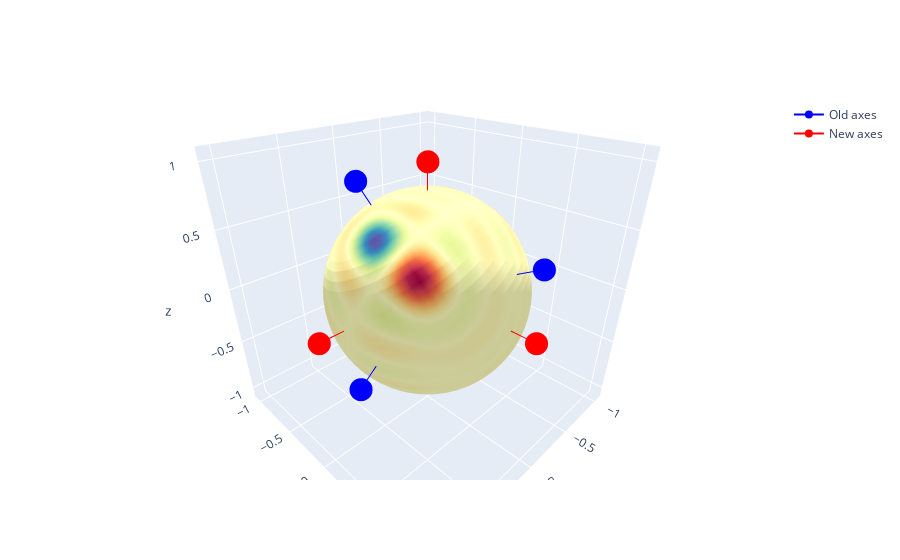

Notebook code cell kept with this figure:
### Markdown cell above
### Reexpansion
If we instead evaluate the rotated expansion in the rotared coordinates, we see a similar result. Note how the field is oriented compared to the original coordinate axes and the new coordinate axes both in this case and in the original unrotated case.
We see that this rotation can be interpreted as reexpanding the field in the rotated coordinate system.

### Code cell
go.Figure([
    go.Surface(x=new_x_mesh, y=new_y_mesh, z=new_z_mesh, surfacecolor=rotated_expansion.evaluate(new_mesh).real, **surf_layout),
    new_xyz, new_xietazeta
], fig_layout).show()

### Figure 1 — Plotly figure (JSON) as saved in the notebook; plotly's stock layout.template omitted (floating-point values rounded to 4 significant figures; data arrays with more than 128 entries replaced by an {"elided": "..."} marker saying what was removed)
{"data": [{"cmid": 0, "colorscale": [[0, "rgb(158,1,66)"], [0.1, "rgb(213,62,79)"], [0.2, "rgb(244,109,67)"], [0.3, "rgb(253,174,97)"], [0.4, "rgb(254,224,139)"], [0.5, "rgb(255,255,191)"], [0.6, "rgb(230,245,152)"], [0.7, "rgb(171,221,164)"], [0.8, "rgb(102,194,165)"], [0.9, "rgb(50,136,189)"], [1, "rgb(94,79,162)"]], "showscale": false, "surfacecolor": {"elided": "73x37 float values"}, "type": "surface", "x": {"elided": "73x37 float values"}, "y": {"elided": "73x37 float values"}, "z": {"elided": "73x37 float values"}}, {"hovertext": ["", "x", "", "y", "", "z"], "line": {"color": "blue"}, "name": "Old axes", "type": "scatter3d", "x": [0, 0.9186, 0, -0.1768, 0, 0.3536], "y": [0, 0.3062, 0, 0.8839, 0, -0.3536], "z": [0, -0.25, 0, 0.433, 0, 0.866]}, {"hovertext": ["", "x", "", "y", "", "z"], "line": {"color": "red"}, "name": "New axes", "type": "scatter3d", "x": [0, 1, 0, 0, 0, 0], "y": [0, 0, 0, 1, 0, 0], "z": [0, 0, 0, 0, 0, 1]}], "layout": {"autosize": true, "scene": {"aspectratio": {"x": 1, "y": 1, "z": 1}, "camera": {"center": {"x": 0, "y": 0, "z": 0}, "eye": {"x": 1.007, "y": 1.007, "z": 0.806}, "projection": {"type": "perspective"}, "up": {"x": 0, "y": 0, "z": 1}}, "xaxis": {"range": [-1.1, 1.1], "type": "linear"}, "yaxis": {"range": [-1.1, 1.1], "type": "linear"}, "zaxis": {"range": [-1.1, 1.1], "type": "linear"}}}}
